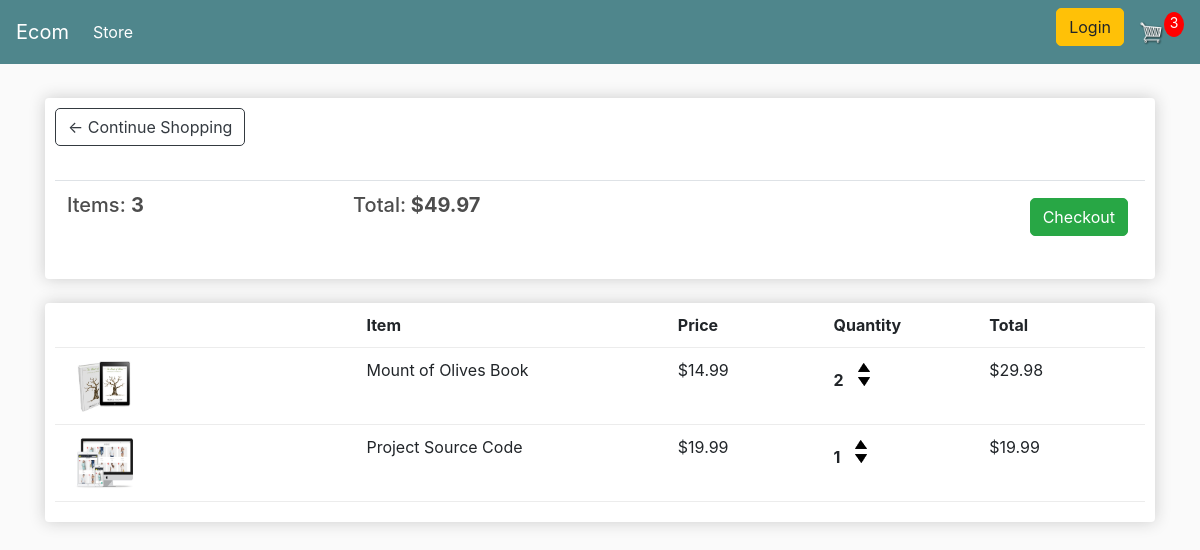
/cart/ (signed in), run on an earlier commit of the app's database.
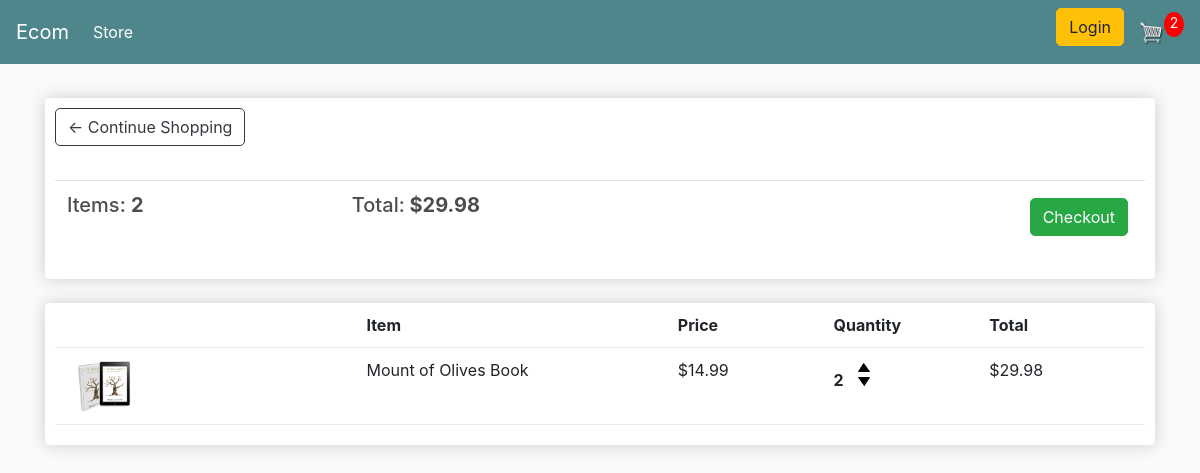
And on a later commit of the database.
### store/models.py (models this page shows, shortened)
class Order(models.Model):
	customer = models.ForeignKey(Customer, on_delete=models.SET_NULL, null=True, blank=True)
	date_ordered = models.DateTimeField(auto_now_add=True)
	complete = models.BooleanField(default=False)
	transaction_id = models.CharField(max_length=100, null=True)
	@property
	def get_cart_total(self):
		orderitems = self.orderitem_set.all()
		total = sum([item.get_total for item in orderitems])
		return total
	@property
	def get_cart_items(self):
		orderitems = self.orderitem_set.all()
		total = sum([item.quantity for item in orderitems])
		return total

class OrderItem(models.Model):
	product = models.ForeignKey(Product, on_delete=models.SET_NULL, null=True)
	order = models.ForeignKey(Order, on_delete=models.SET_NULL, null=True)
	quantity = models.IntegerField(default=0, null=True, blank=True)
	date_added = models.DateTimeField(auto_now_add=True)
	@property
	def get_total(self):
		total = self.product.price * self.quantity
		return total

class Product(models.Model):
	name = models.CharField(max_length=200)
	price = models.FloatField()
	digital = models.BooleanField(default=False,null=True, blank=True)
	image = models.ImageField(null=True, blank=True)
	@property
	def imageURL(self):
		try:
			url = self.image.url
		except:
			url= ''
		return url

### store/views.py (the view)
# urls.py: path('cart/', views.cart, name="cart"),
def cart(request):
	data = cartData(request)
	cartItems = data['cartItems']
	order = data['order']
	items = data['items']
	context = {'items':items, 'order':order, 'cartItems':cartItems}
	return render(request, 'store/cart.html', context)

### store/utils.py (called while the page is built)
def cartData(request):
	if request.user.is_authenticated:
		customer = request.user.customer
		order, created = Order.objects.get_or_create(customer=customer, complete=False)
		items = order.orderitem_set.all()
		cartItems = order.get_cart_items
	else:
		cookieData = cookieCart(request)
		cartItems = cookieData['cartItems']
		order = cookieData['order']
		items = cookieData['items']
	return {'cartItems':cartItems ,'order':order, 'items':items}

### store/templates/store/cart.html
{% extends 'store/main.html' %}
{% load static %}
{% block content %}
	<div class="row">
		<div class="col-lg-12">
			<div class="box-element">
				<a  class="btn btn-outline-dark" href="{% url 'store' %}">&#x2190; Continue Shopping</a>
				<br>
				<br>
				<table class="table">
					<tr>
						<th><h5>Items: <strong>{{order.get_cart_items}}</strong></h5></th>
						<th><h5>Total:<strong> ${{order.get_cart_total|floatformat:2}}</strong></h5></th>
						<th>
							<a  style="float:right; margin:5px;" class="btn btn-success" href="{% url 'checkout' %}">Checkout</a>
						</th>
					</tr>
				</table>
			</div>
			<br>
			<div class="box-element">
				<div class="cart-row">
					<div style="flex:2"></div>
					<div style="flex:2"><strong>Item</strong></div>
					<div style="flex:1"><strong>Price</strong></div>
					<div style="flex:1"><strong>Quantity</strong></div>
					<div style="flex:1"><strong>Total</strong></div>
				</div>
				{% for item in items %}
				<div class="cart-row">
					<div style="flex:2"><img class="row-image" src="{{item.product.imageURL}}"></div>
					<div style="flex:2"><p>{{item.product.name}}</p></div>
					<div style="flex:1"><p>${{item.product.price|floatformat:2}}</p></div>
					<div style="flex:1">
						<p class="quantity">{{item.quantity}}</p>
						<div class="quantity">
							<img data-product="{{item.product.id}}" data-action="add" class="chg-quantity update-cart" src="{% static  'images/arrow-up.png' %}">
							<img data-product="{{item.product.id}}" data-action="remove" class="chg-quantity update-cart" src="{% static  'images/arrow-down.png' %}">
						</div>
					</div>
					<div style="flex:1"><p>${{item.get_total|floatformat:2}}</p></div>
				</div>
				{% endfor %}
			</div>
		</div>
	</div>
{% endblock content %}

What changed in the data, as far as the page shows it:
removed OrderItem: product.imageURL (picture), product.name "Project Source Code", product.price "19.99", quantity "1", get_total "19.99"
computed for Order: get_cart_items "3" → "2"; get_cart_total "49.97" → "29.98"
Also different on the page:
{{ cartItems }}: "3" → "2"
